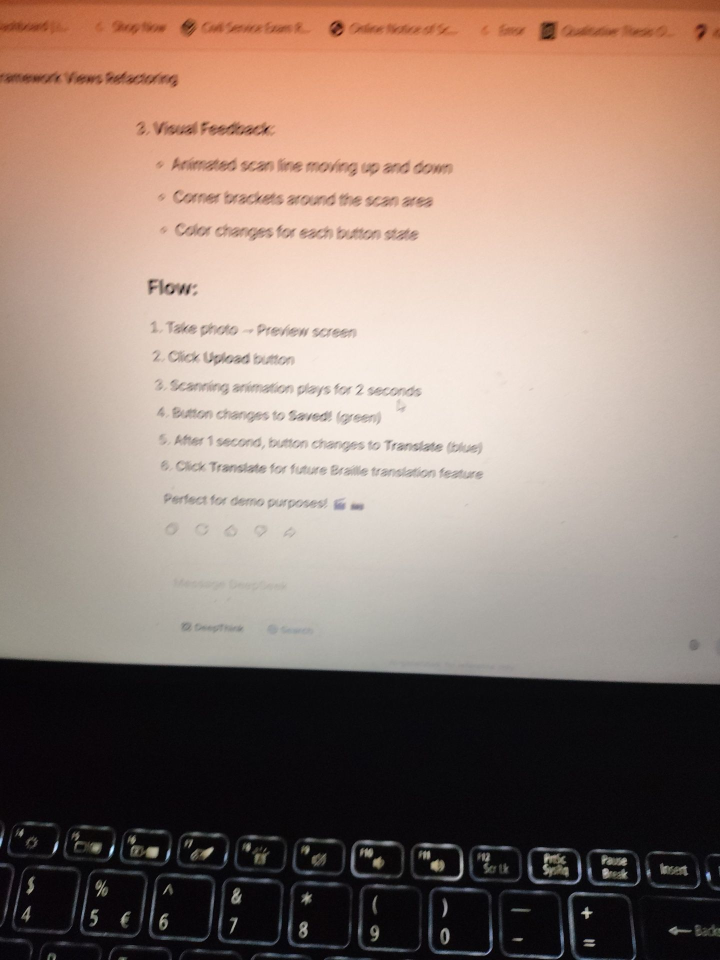
#> input picture backend/BrailleProject/media/images/captured_1780515308497.jpg, 1440 x 1920 px, given as the content of the folder geo_rec, which was not available (shown at 1/2 size)
$ python light.py
#> lines starting #> are read from the running program, lines starting #| are printed output that depends on the picture
import cv2
import numpy as np
from pathlib import Path
import argparse

EXTS = {".jpg", ".jpeg", ".png", ".bmp", ".tif", ".tiff"}

PAPER_LEVEL = 140          # every image's paper ends up at this gray (0-255)
DETAIL_LEVELS = 60         # gray levels spanned by the strongest dot detail (99th percentile)
ILLUM_FRAC = 0.125         # lighting window as a fraction of image width
SCALE_MIN, SCALE_MAX = 60.0, 500.0   # limits on the contrast boost


def estimate_illumination(L):
    """Smooth lighting map. Median ignores dots and text, keeps only broad lighting."""
    h, w = L.shape
    sw = 256
    sh = max(8, int(round(h * sw / w)))
    small = cv2.resize(L, (sw, sh), interpolation=cv2.INTER_AREA)

    k = max(3, min(int(sw * ILLUM_FRAC), min(sw, sh)) | 1)
    bg = cv2.medianBlur(small, k).astype(np.float32)
    bg = cv2.GaussianBlur(bg, (0, 0), k / 4)
    bg = cv2.resize(bg, (w, h), interpolation=cv2.INTER_LINEAR)
    return np.maximum(bg, 1.0)


def normalize(img):
    lab = cv2.cvtColor(img, cv2.COLOR_BGR2LAB)
    L = lab[:, :, 0]

    bg = estimate_illumination(L)
    detail = np.log((L.astype(np.float32) + 1.0) / (bg + 1.0))   # 0 = paper, <0 shadow, >0 highlight

    spread = float(np.percentile(np.abs(detail), 99))
    scale = float(np.clip(DETAIL_LEVELS / max(spread, 1e-3), SCALE_MIN, SCALE_MAX))

    out = np.clip(PAPER_LEVEL + detail * scale, 0, 255).astype(np.uint8)
    return cv2.cvtColor(out, cv2.COLOR_GRAY2BGR)   # neutral gray, color cast removed


def main():
    parser = argparse.ArgumentParser()
    parser.add_argument("--input-dir", type=Path, default=Path("geo_rec"))
    parser.add_argument("--output-dir", type=Path, default=Path("new_geo"))
    args = parser.parse_args()

    args.output_dir.mkdir(parents=True, exist_ok=True)
    files = [p for p in sorted(args.input_dir.iterdir()) if p.suffix.lower() in EXTS]
    if not files:
        raise FileNotFoundError(f"No images found in {args.input_dir}")

    for p in files:
        img = cv2.imread(str(p))
#> img is the input picture: shape (1920, 1440, 3); mean B, G, R 116.8, 127.8, 148.8
        if img is None:
            raise ValueError(f"Cannot read image: {p}")
        output_path = args.output_dir / p.name
        if not cv2.imwrite(str(output_path), normalize(img)):
#> in normalize, `lab = cv2.cvtColor(img, cv2.COLOR_BGR2LAB)`: lab: shape (1920, 1440, 3); mean of channels 0, 1, 2 136.5, 134.3, 136.7
#> in normalize, `L = lab[:, :, 0]`:
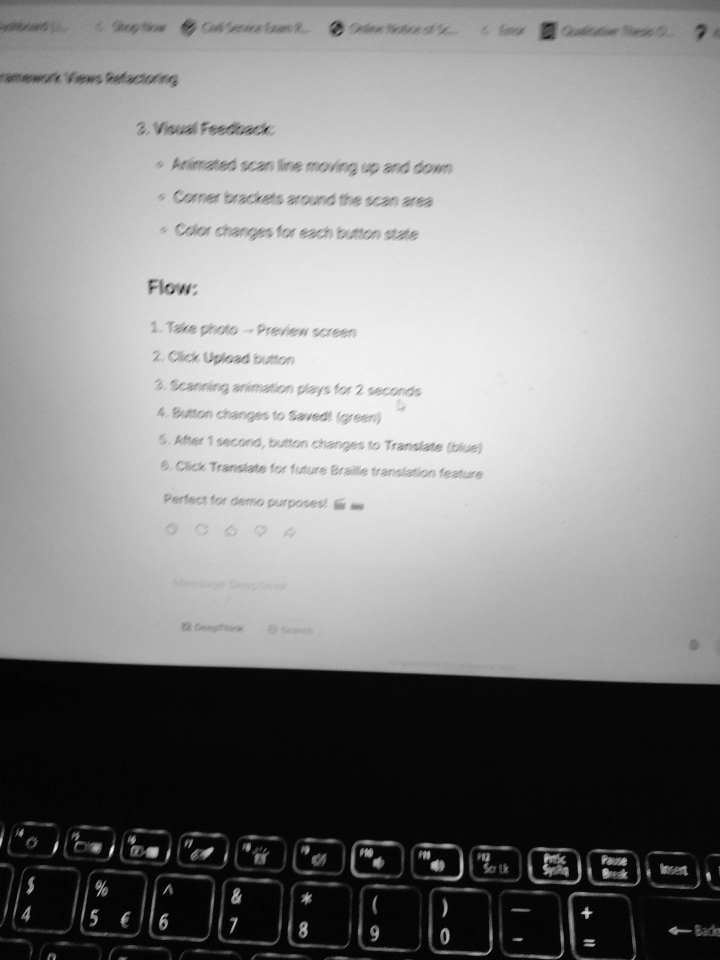
#> L: shape (1920, 1440) (shown at 1/2 size); min 0, max 251, mean 136.5
#> in estimate_illumination, `small = cv2.resize(L, (sw, sh), interpolation=cv2.INTER_AREA)`:
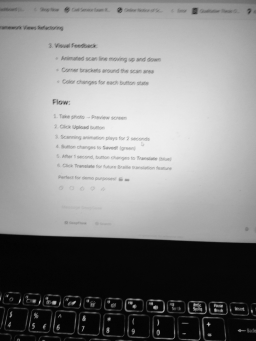
#> small: shape (341, 256); min 3, max 241, mean 136.5
#> in estimate_illumination, `bg = cv2.medianBlur(small, k).astype(np.float32)`:
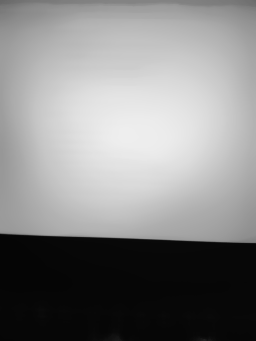
#> bg: shape (341, 256) float32; min 5, max 238, mean 134.9
#> in estimate_illumination, `bg = cv2.GaussianBlur(bg, (0, 0), k / 4)`:
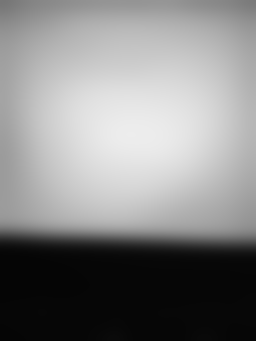
#> bg: shape (341, 256) float32; min 5, max 237.1, mean 135
#> in normalize, `detail = np.log((L.astype(np.float32) + 1.0) / (bg + 1.0))`:
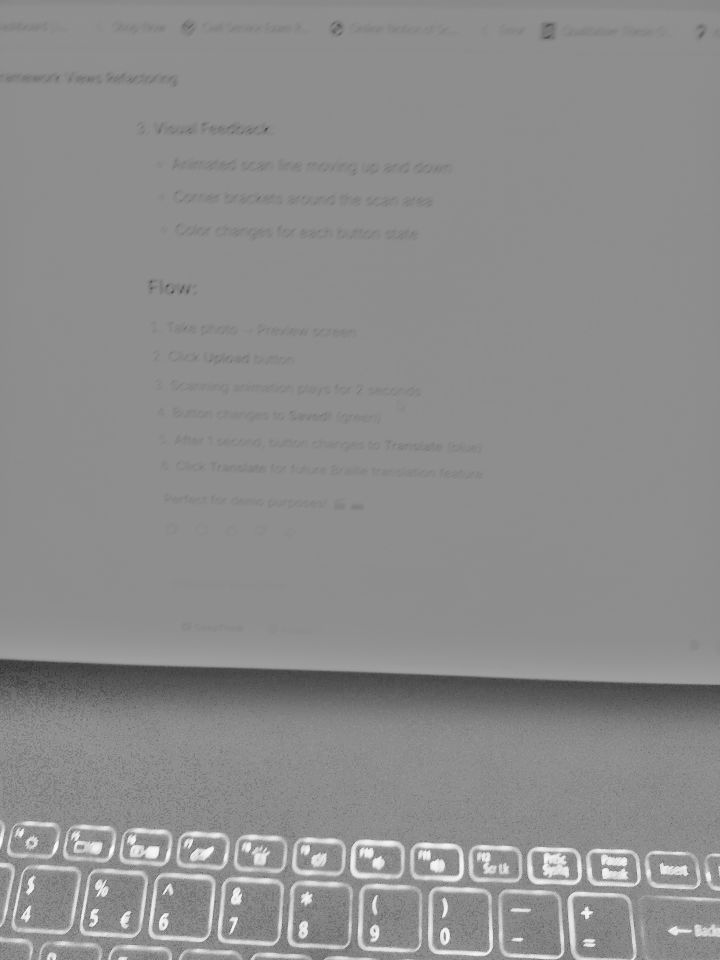
#> detail: shape (1920, 1440) float32 (shown at 1/2 size); min -4.37, max 3.49, mean -0.00667; drawn with min black and max white
#> in normalize, `spread = float(np.percentile(np.abs(detail), 99))`: spread = 2.45
#> in normalize, `scale = float(np.clip(DETAIL_LEVELS / max(spread, 1e-3), SCALE_MIN, SC..`: scale = 60
#> in normalize, `out = np.clip(PAPER_LEVEL + detail * scale, 0, 255).astype(np.uint8)`:
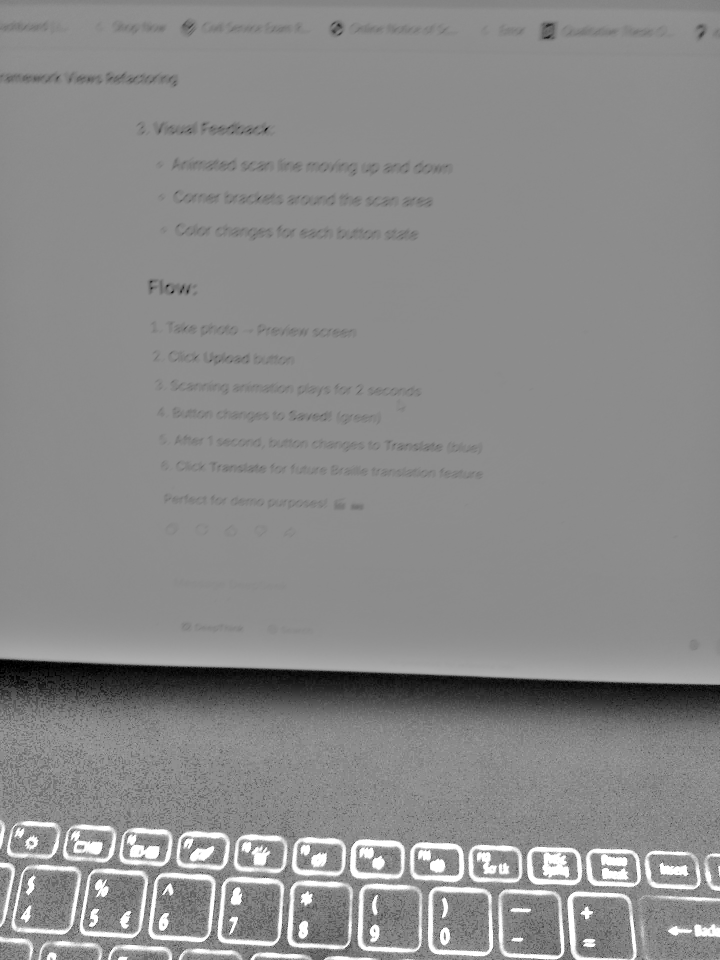
#> out: shape (1920, 1440) (shown at 1/2 size); min 0, max 255, mean 138.5
            raise OSError(f"Could not save image: {output_path}")
        print(f"Done: {p.name}")


if __name__ == "__main__":
    main()

$ run again, on backend/BrailleProject/media/images/captured_1780515521876.jpg
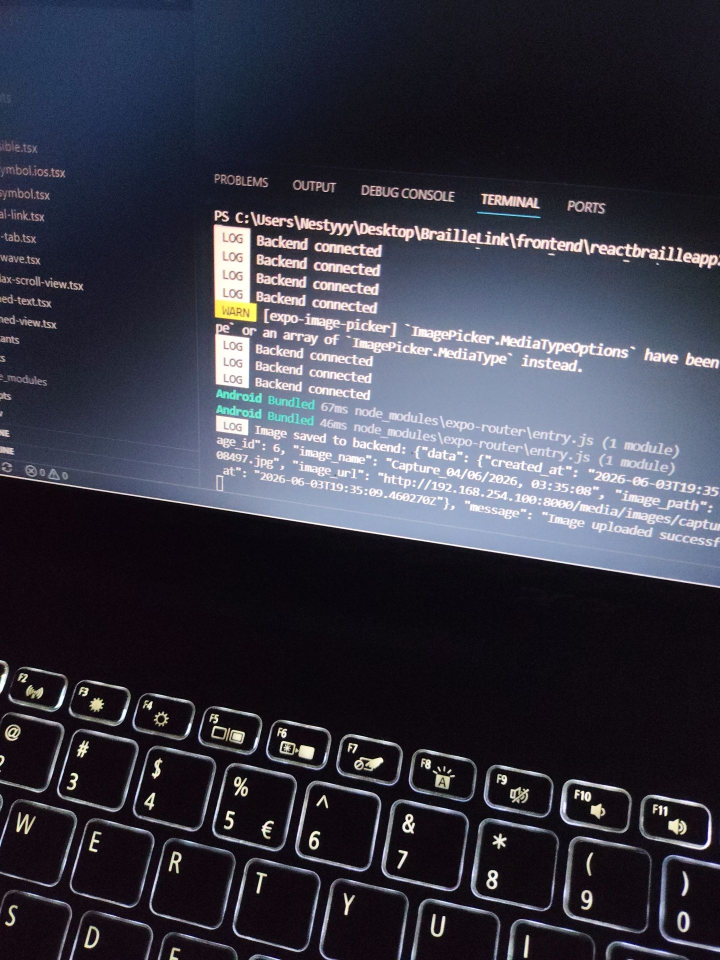
#> input picture backend/BrailleProject/media/images/captured_1780515521876.jpg, 1440 x 1920 px, given as the content of the folder geo_rec, which was not available (shown at 1/2 size)
#> in main, img is the input picture: shape (1920, 1440, 3); mean B, G, R 68.5, 56.2, 56.1
#> lab: shape (1920, 1440, 3); mean of channels 0, 1, 2 58, 130.9, 121.2
#> in normalize, `detail = np.log((L.astype(np.float32) + 1.0) / (bg + 1.0))`:
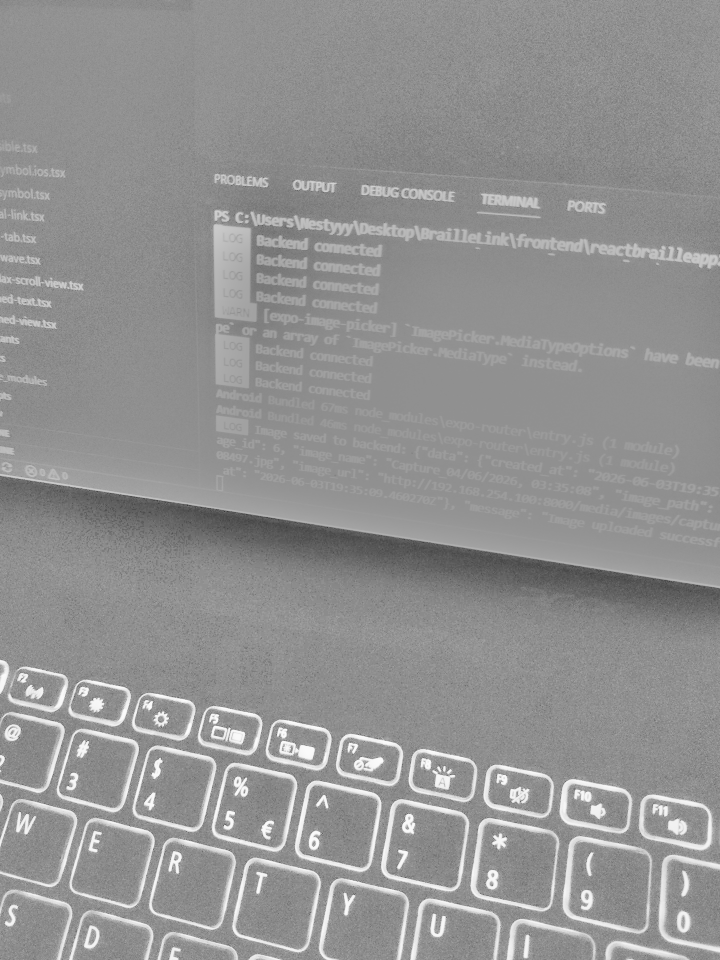
#> detail: shape (1920, 1440) float32 (shown at 1/2 size); min -4.43, max 3.37, mean 0.0601; drawn with min black and max white
#> spread = 2.94
#> scale = 60
#> in normalize, `out = np.clip(PAPER_LEVEL + detail * scale, 0, 255).astype(np.uint8)`:
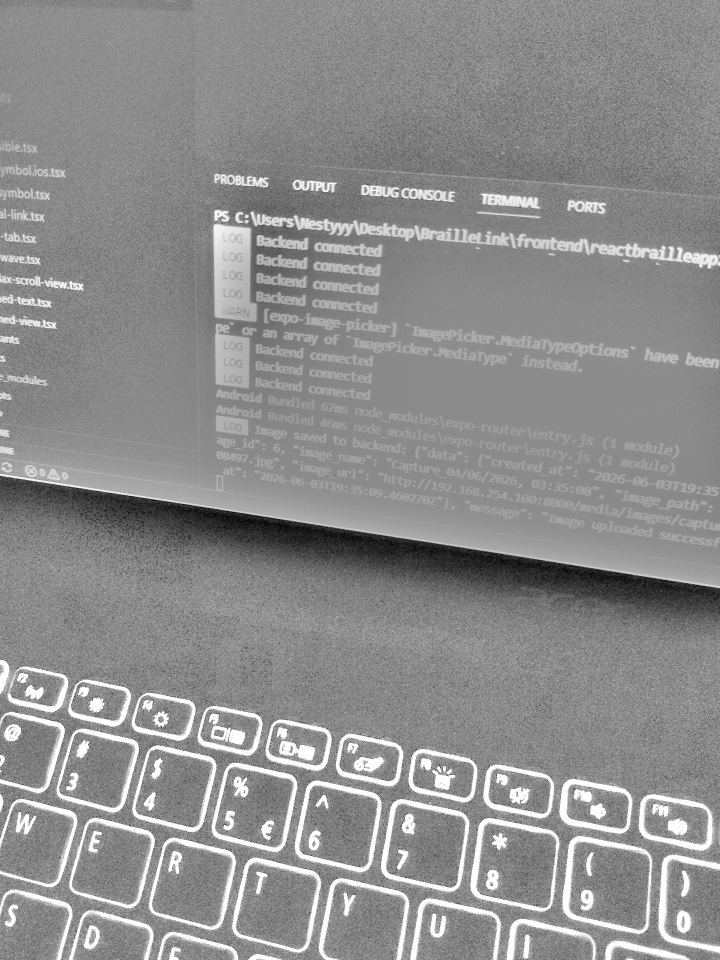
#> out: shape (1920, 1440) (shown at 1/2 size); min 0, max 255, mean 141.3

$ run again, on backend/BrailleProject/media/images/captured_1780515740851.jpg
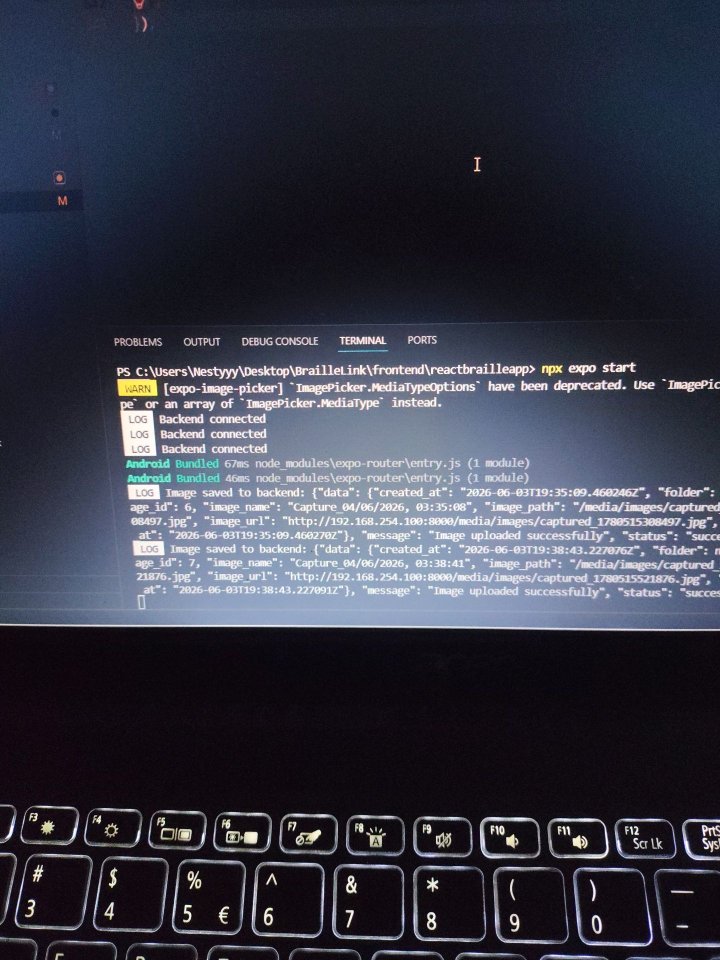
#> input picture backend/BrailleProject/media/images/captured_1780515740851.jpg, 1440 x 1920 px, given as the content of the folder geo_rec, which was not available (shown at 1/2 size)
#> in main, img is the input picture: shape (1920, 1440, 3); mean B, G, R 68.5, 55.3, 53.2
#> lab: shape (1920, 1440, 3); mean of channels 0, 1, 2 56.8, 130.5, 120.1
#> in normalize, `detail = np.log((L.astype(np.float32) + 1.0) / (bg + 1.0))`:
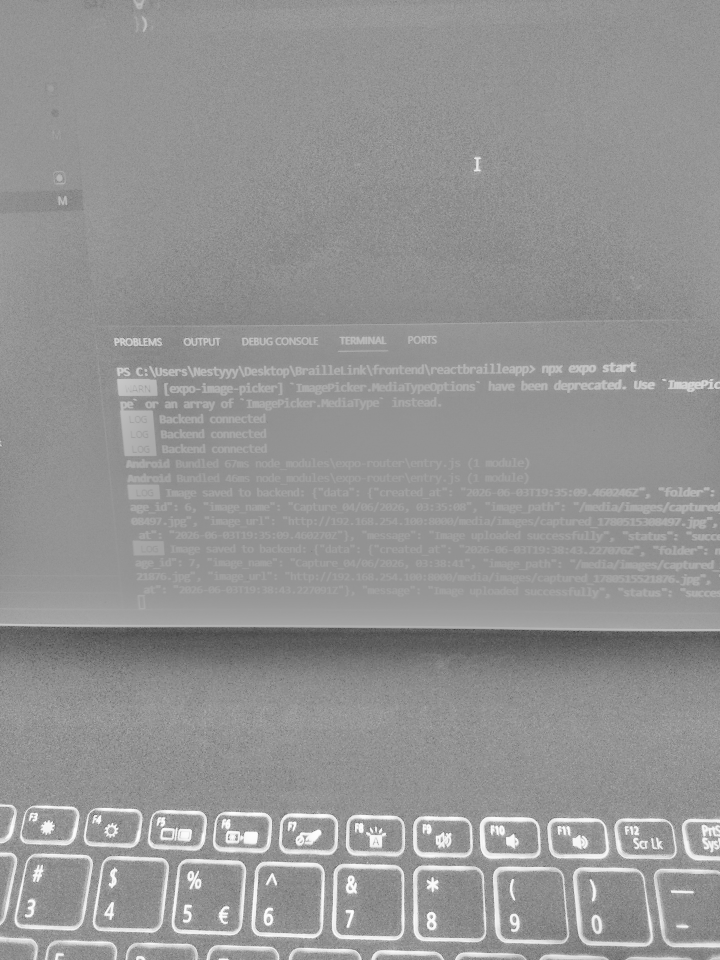
#> detail: shape (1920, 1440) float32 (shown at 1/2 size); min -4.51, max 3.24, mean 0.0112; drawn with min black and max white
#> spread = 2.76
#> scale = 60
#> in normalize, `out = np.clip(PAPER_LEVEL + detail * scale, 0, 255).astype(np.uint8)`:
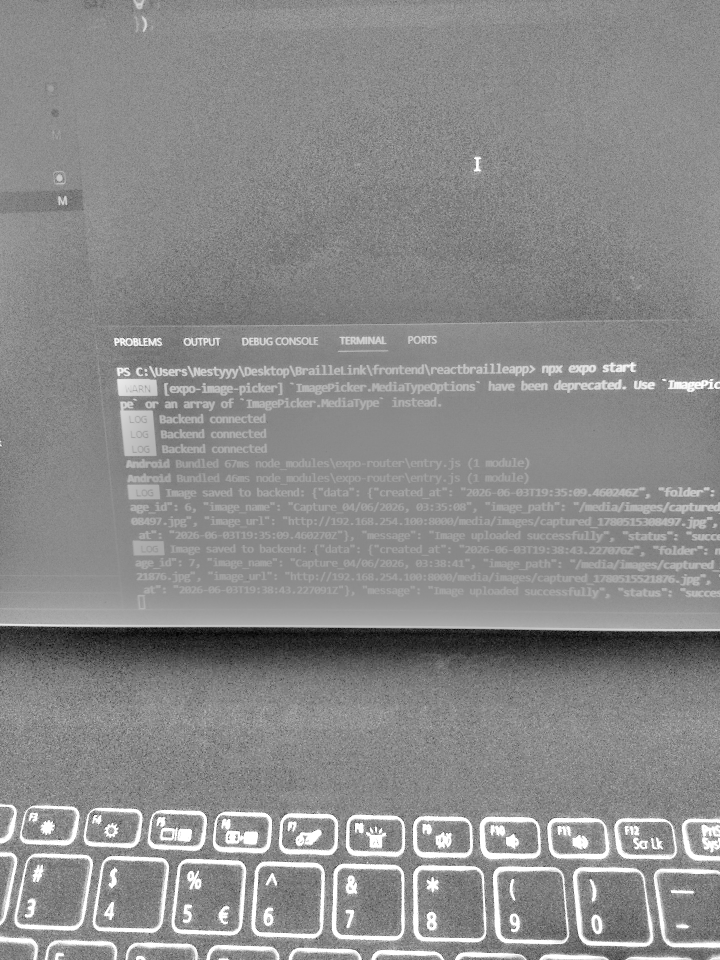
#> out: shape (1920, 1440) (shown at 1/2 size); min 0, max 255, mean 139
